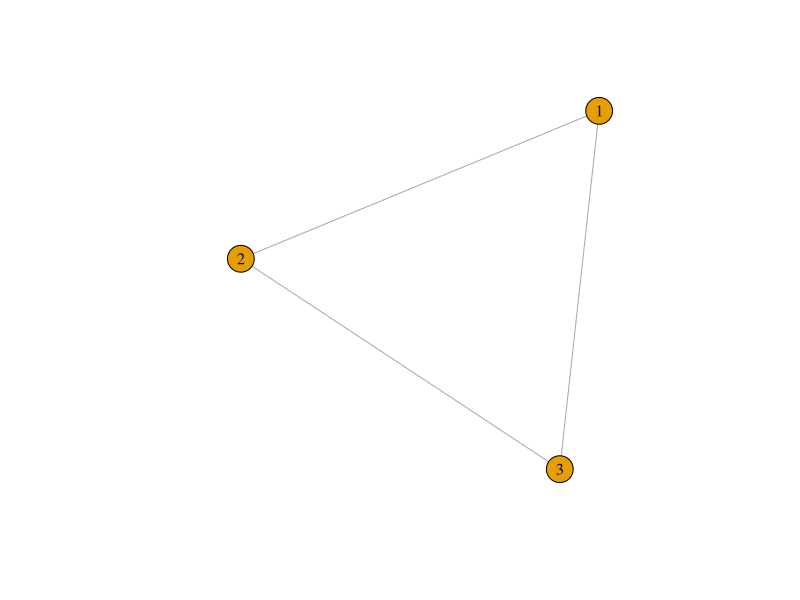
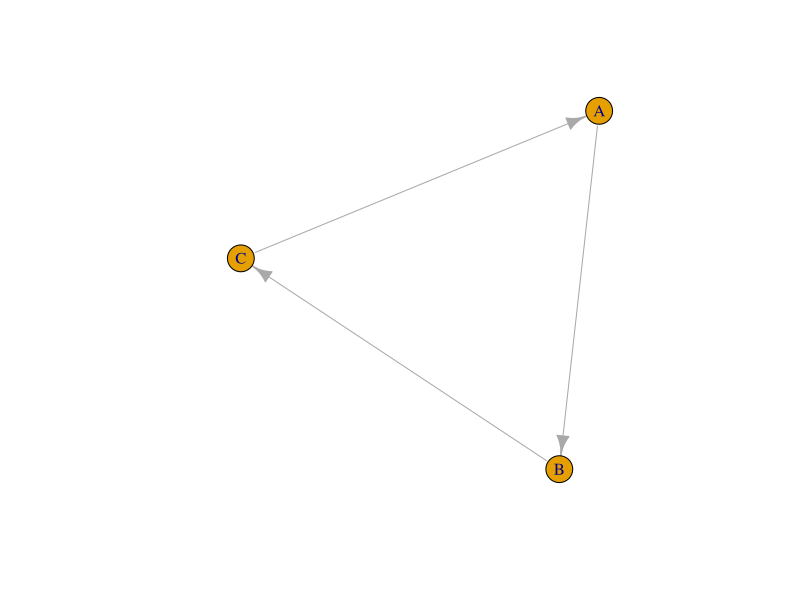
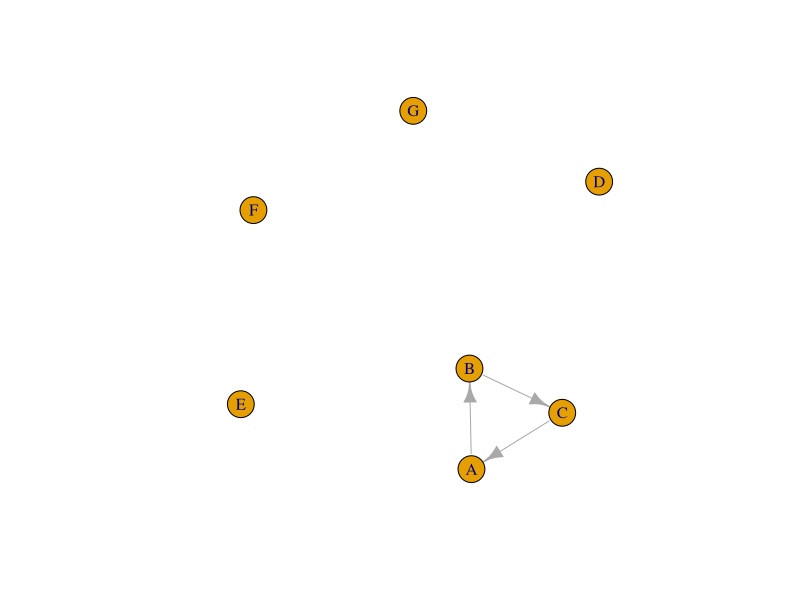
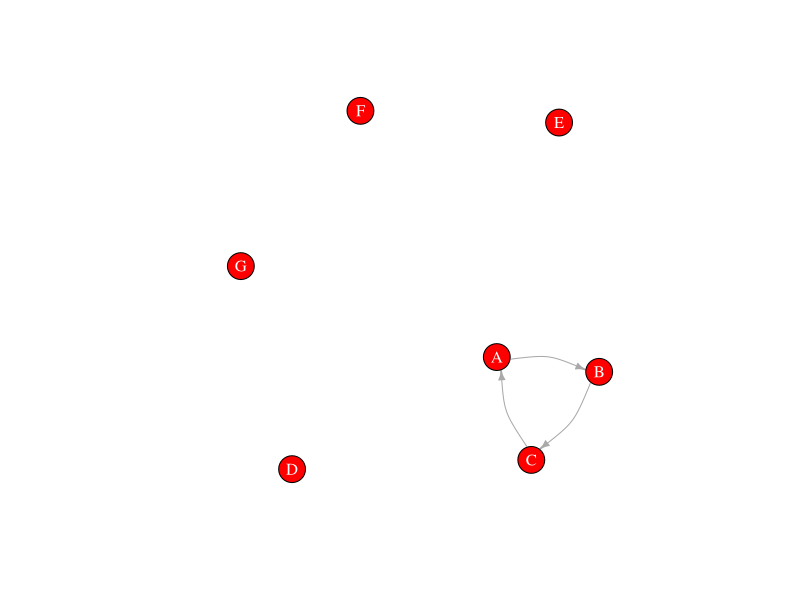
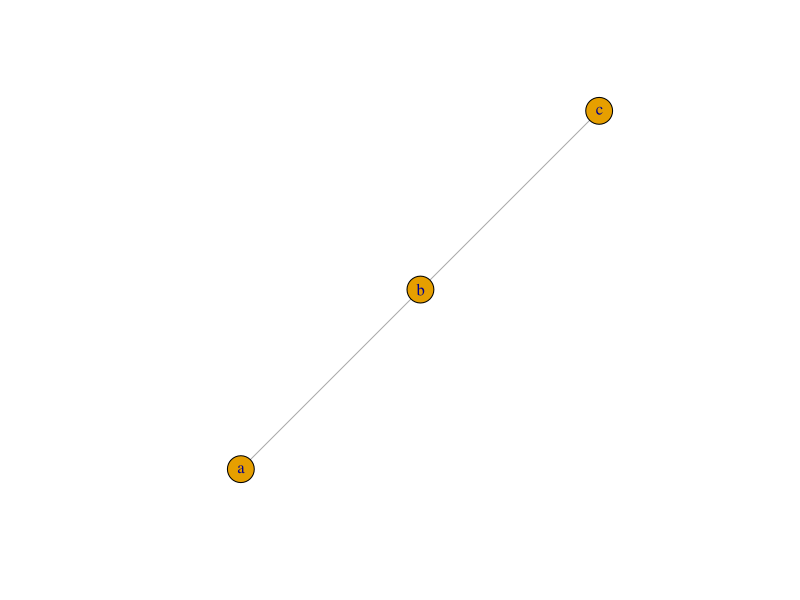
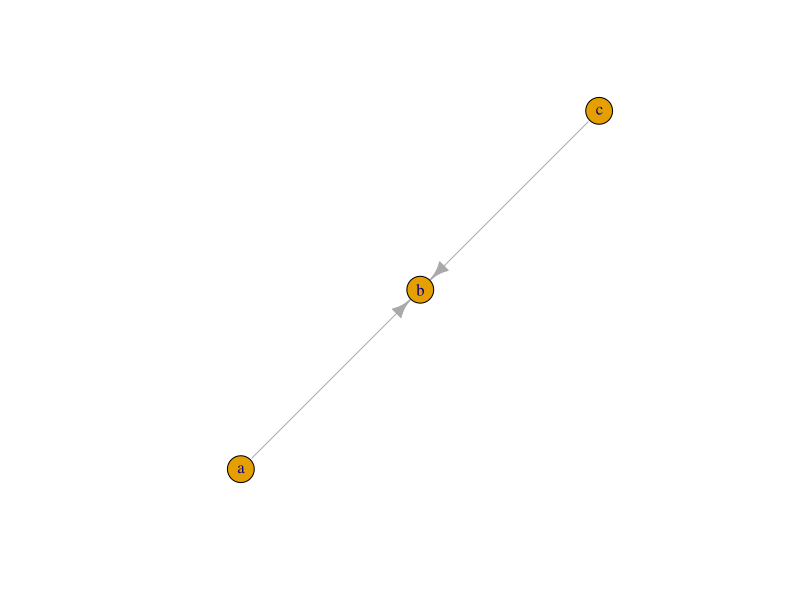
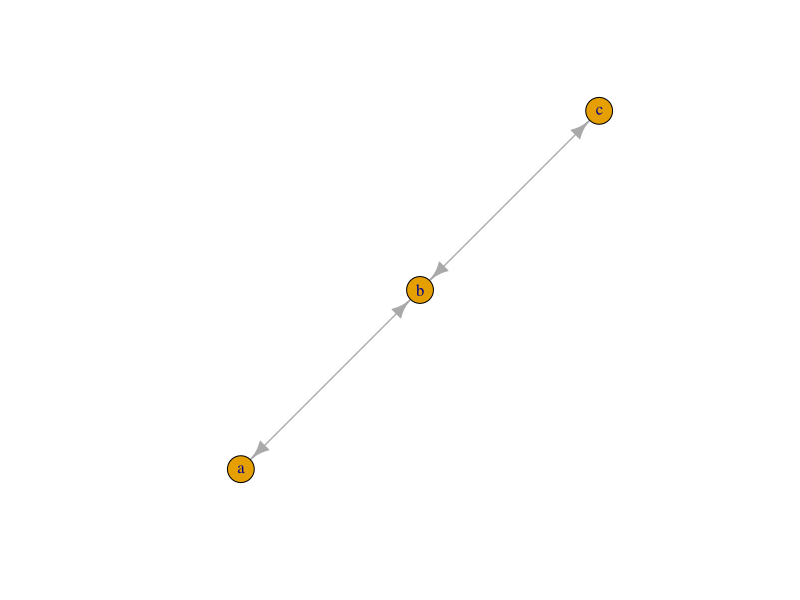
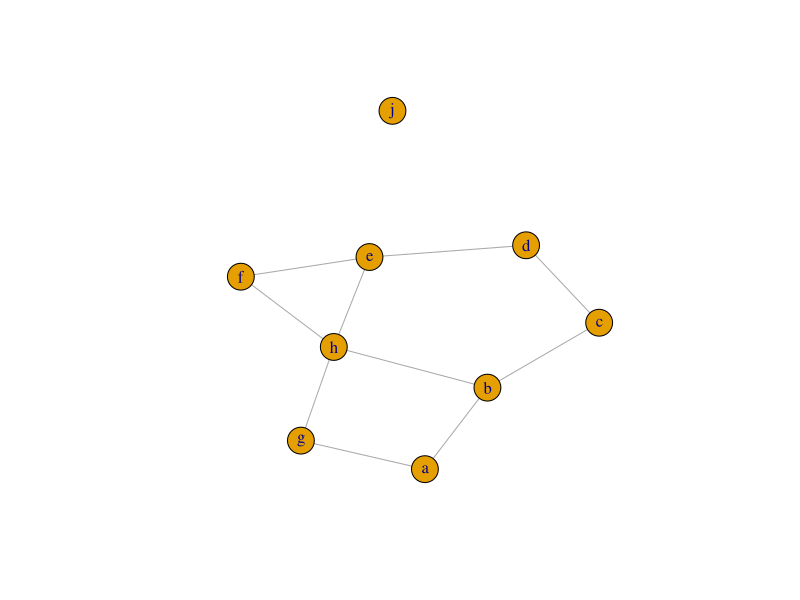

The R script that drew these images, in order:
## ---- chunk 1
library(igraph)
g1<-graph(edges=c(1,2, 2,3, 3,1),n=3,directed="F")
g1
## ---- chunk 2
plot(g1)
## ---- chunk 3
g3<-graph(c("A","B","B","C","C","A"))
plot(g3)
## ---- chunk 4
g4<-graph(c("A","B","B","C","C","A"),isolates = c("D","E","F","G"))
plot(g4)
## ---- chunk 5
plot(g4, edge.arrow.size=0.5,vertex.color="red",vertex.label.color="white",
     edge.curved=.3)
## ---- chunk 6
plot(graph_from_literal(a--b,b--c))
## ---- chunk 7
plot(graph_from_literal(a--+b,b+--c))
## ---- chunk 8
plot(graph_from_literal(a+--+b,b+--+c))
## ---- chunk 9
plot(graph_from_literal(a-b-c-d-e-f,a-g-h-b,h-e:f,j))
## ---- chunk 10
set.seed(10)
data<-matrix(sample(0:2,25,replace=TRUE),nrow=5)
colnames(data)=rownames(data)=LETTERS[1:5]
data
## ---- chunk 11
n<-graph_from_adjacency_matrix(data)
plot(n)
## ---- chunk 12
df<-data.frame(source=c("A","A","A","A","A","F","B"),target=c("B","B","C","D","F","A","E"))
plot(graph_from_data_frame(df,directed = F))
## ---- chunk 13
ns<-simplify(n,remove.multiple = T,remove.loops = T,edge.attr.comb = c(weight="sum"))
ns
## ---- chunk 14
e<-make_empty_graph(30)
plot(e,vertex.size=10,vertex.label="No")
## ---- chunk 15
e<-make_full_graph(n=30)
plot(e,vertex.size=10)
## ---- chunk 16
e<-make_ring(n=30)
plot(e,vertex.size=10)
